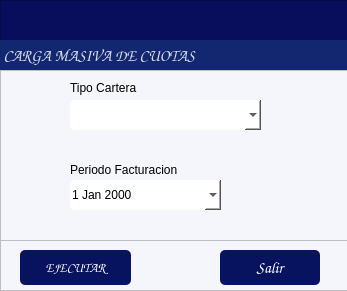
<?xml version="1.0" encoding="UTF-8"?>
<ui version="4.0">
 <class>formClientes</class>
 <widget class="QDialog" name="formClientes">
  <property name="windowModality">
   <enum>Qt::WindowModality::ApplicationModal</enum>
  </property>
  <property name="geometry">
   <rect>
    <x>0</x>
    <y>0</y>
    <width>347</width>
    <height>291</height>
   </rect>
  </property>
  <property name="windowTitle">
   <string/>
  </property>
  <property name="styleSheet">
   <string notr="true">background-color: rgb(245, 245, 252);</string>
  </property>
  <widget class="QFrame" name="frame">
   <property name="geometry">
    <rect>
     <x>0</x>
     <y>0</y>
     <width>681</width>
     <height>71</height>
    </rect>
   </property>
   <property name="maximumSize">
    <size>
     <width>16777215</width>
     <height>16777215</height>
    </size>
   </property>
   <property name="styleSheet">
    <string notr="true">background-color: rgb(8, 14, 91);</string>
   </property>
   <property name="frameShape">
    <enum>QFrame::Shape::StyledPanel</enum>
   </property>
   <property name="frameShadow">
    <enum>QFrame::Shadow::Raised</enum>
   </property>
   <widget class="QLabel" name="label_6">
    <property name="geometry">
     <rect>
      <x>0</x>
      <y>40</y>
      <width>832</width>
      <height>31</height>
     </rect>
    </property>
    <property name="font">
     <font>
      <family>Comic Sans MS</family>
      <pointsize>12</pointsize>
      <bold>true</bold>
     </font>
    </property>
    <property name="styleSheet">
     <string notr="true">color: rgb(255, 255, 255);
background-color: rgb(19, 39, 113);
color: rgb(255, 78, 2);
color: rgb(216, 224, 236);</string>
    </property>
    <property name="text">
     <string> CARGA MASIVA DE CUOTAS</string>
    </property>
    <property name="alignment">
     <set>Qt::AlignmentFlag::AlignLeading|Qt::AlignmentFlag::AlignLeft|Qt::AlignmentFlag::AlignVCenter</set>
    </property>
   </widget>
  </widget>
  <widget class="QFrame" name="frame_2">
   <property name="geometry">
    <rect>
     <x>0</x>
     <y>70</y>
     <width>681</width>
     <height>171</height>
    </rect>
   </property>
   <property name="maximumSize">
    <size>
     <width>16777215</width>
     <height>500</height>
    </size>
   </property>
   <property name="styleSheet">
    <string notr="true">background-color: rgb(255, 255, 255);
background-color: rgb(245, 245, 252);</string>
   </property>
   <property name="frameShape">
    <enum>QFrame::Shape::StyledPanel</enum>
   </property>
   <property name="frameShadow">
    <enum>QFrame::Shadow::Raised</enum>
   </property>
   <widget class="QLabel" name="label_10">
    <property name="geometry">
     <rect>
      <x>70</x>
      <y>10</y>
      <width>91</width>
      <height>16</height>
     </rect>
    </property>
    <property name="text">
     <string>Tipo Cartera</string>
    </property>
   </widget>
   <widget class="QComboBox" name="cmbTcartera">
    <property name="enabled">
     <bool>true</bool>
    </property>
    <property name="geometry">
     <rect>
      <x>70</x>
      <y>30</y>
      <width>191</width>
      <height>30</height>
     </rect>
    </property>
    <property name="styleSheet">
     <string notr="true">background-color: rgb(255, 255, 255);
border-radius:5px;</string>
    </property>
    <property name="placeholderText">
     <string>selecciona una opcion</string>
    </property>
    <item>
     <property name="text">
      <string>---seleccione una opcion...</string>
     </property>
    </item>
    <item>
     <property name="text">
      <string>locales comerciales</string>
     </property>
    </item>
    <item>
     <property name="text">
      <string>areas comunes</string>
     </property>
    </item>
   </widget>
   <widget class="QDateEdit" name="fechaPeriodo">
    <property name="geometry">
     <rect>
      <x>70</x>
      <y>110</y>
      <width>151</width>
      <height>30</height>
     </rect>
    </property>
    <property name="styleSheet">
     <string notr="true">color: rgb(0, 0, 0);
background-color: rgb(255, 255, 255);
border-radius:5px;</string>
    </property>
    <property name="calendarPopup">
     <bool>true</bool>
    </property>
   </widget>
   <widget class="QLabel" name="label_11">
    <property name="geometry">
     <rect>
      <x>70</x>
      <y>90</y>
      <width>121</width>
      <height>20</height>
     </rect>
    </property>
    <property name="text">
     <string>Periodo Facturacion</string>
    </property>
   </widget>
  </widget>
  <widget class="QFrame" name="frame_3">
   <property name="geometry">
    <rect>
     <x>0</x>
     <y>240</y>
     <width>654</width>
     <height>51</height>
    </rect>
   </property>
   <property name="maximumSize">
    <size>
     <width>16777215</width>
     <height>60</height>
    </size>
   </property>
   <property name="styleSheet">
    <string notr="true"/>
   </property>
   <property name="frameShape">
    <enum>QFrame::Shape::StyledPanel</enum>
   </property>
   <property name="frameShadow">
    <enum>QFrame::Shadow::Raised</enum>
   </property>
   <widget class="QPushButton" name="btnSalir">
    <property name="geometry">
     <rect>
      <x>220</x>
      <y>10</y>
      <width>100</width>
      <height>35</height>
     </rect>
    </property>
    <property name="maximumSize">
     <size>
      <width>150</width>
      <height>100</height>
     </size>
    </property>
    <property name="font">
     <font>
      <family>Comic Sans MS</family>
      <pointsize>12</pointsize>
      <bold>false</bold>
     </font>
    </property>
    <property name="cursor">
     <cursorShape>PointingHandCursor</cursorShape>
    </property>
    <property name="layoutDirection">
     <enum>Qt::LayoutDirection::LeftToRight</enum>
    </property>
    <property name="styleSheet">
     <string notr="true">background-color: rgb(8, 19, 95);
color: rgb(255, 255, 255);
border-radius:5px;
</string>
    </property>
    <property name="text">
     <string>Salir</string>
    </property>
    <property name="icon">
     <iconset>
      <normaloff>../iconos/salir.ico</normaloff>../iconos/salir.ico</iconset>
    </property>
    <property name="iconSize">
     <size>
      <width>20</width>
      <height>20</height>
     </size>
    </property>
    <property name="flat">
     <bool>true</bool>
    </property>
   </widget>
   <widget class="QPushButton" name="btnEjecutar">
    <property name="geometry">
     <rect>
      <x>20</x>
      <y>10</y>
      <width>111</width>
      <height>35</height>
     </rect>
    </property>
    <property name="maximumSize">
     <size>
      <width>150</width>
      <height>100</height>
     </size>
    </property>
    <property name="font">
     <font>
      <family>Comic Sans MS</family>
      <pointsize>10</pointsize>
      <bold>true</bold>
     </font>
    </property>
    <property name="cursor">
     <cursorShape>PointingHandCursor</cursorShape>
    </property>
    <property name="layoutDirection">
     <enum>Qt::LayoutDirection::LeftToRight</enum>
    </property>
    <property name="styleSheet">
     <string notr="true">background-color: rgb(8, 19, 95);
color: rgb(255, 255, 255);
border-radius:5px;
</string>
    </property>
    <property name="text">
     <string>EJECUTAR</string>
    </property>
    <property name="icon">
     <iconset>
      <normaloff>../iconos/icon_menu.gif</normaloff>../iconos/icon_menu.gif</iconset>
    </property>
    <property name="iconSize">
     <size>
      <width>20</width>
      <height>20</height>
     </size>
    </property>
    <property name="flat">
     <bool>true</bool>
    </property>
   </widget>
  </widget>
 </widget>
 <resources/>
 <connections/>
</ui>
